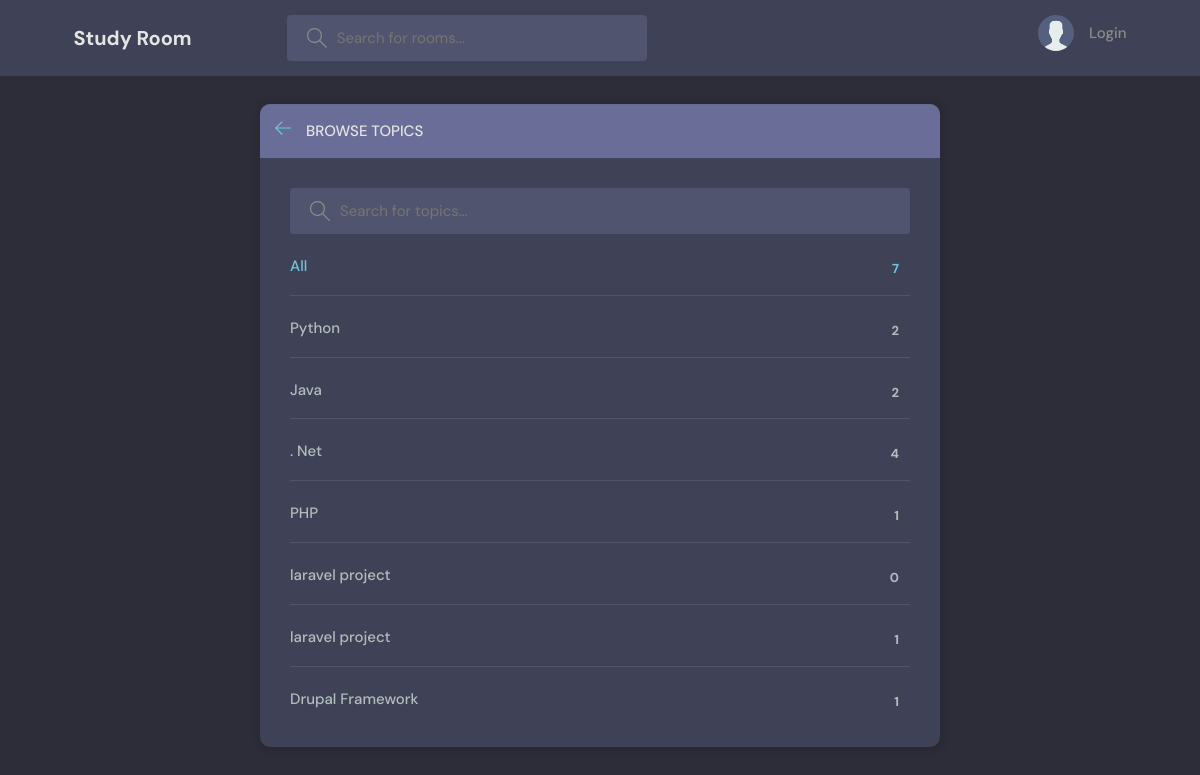
Page /topics/ on the committed database.
### base/models.py (models this page shows, shortened)
class Topic(models.Model):
    name = models.CharField(max_length=255)

### base/views.py (the view)
# urls.py: path('topics/', topicsPage, name='topics'),
def topicsPage(request):
    q = request.GET.get('search') if request.GET.get('search') != None else ''
    topics = Topic.objects.filter(
        Q(name__icontains=q)
    )
    data = {
        'topics': topics
    }
    return render(request, 'base/topics.html', data)

### base/templates/base/topics.html (shortened to what this page needs)
{% extends 'main.html' %} {% block content %}
<main class="create-room layout">
    <div class="container">
        <div class="layout__box">
            <div class="layout__boxHeader">
                <div class="layout__boxTitle">
                    <a href="{% url 'home' %}">
                        <svg
                            version="1.1"
                            xmlns="http://www.w3.org/2000/svg"
                            width="32"
                            height="32"
                            viewBox="0 0 32 32"
                        >
                            <title>Arrow-left</title>
                            <path
                                d="M13.723 2.286l-13.723 13.714 13.719 13.714 1.616-1.611-10.96-10.96h27.625v-2.286h-27.625l10.965-10.965-1.616-1.607z"
                            ></path>
                        </svg>
                    </a>
                    <h3>Browse Topics</h3>
                </div>
            </div>
            <div class="topics-page layout__body">
                <form action="" method="" class="header__search">
                    <label>
                        <input name="search" placeholder="Search for topics..." />
                    </label>
                </form>
                <ul class="topics__list">
                    <li>
                        <a href="{% url 'topics' %}" class="active">All <span>{{topics.count}}</span></a>
                    </li>
                    {% for topic in topics %}
                    <li>
                        <a href="{% url 'home' %}?search={{topic.name}}"
                            >{{topic.name}} <span>{{topic.room_set.all.count}}</span></a
                        >
                    </li>
                    {% endfor %}
                </ul>
            </div>
        </div>
    </div>
</main>
{% endblock content %}

### static/styles/style.css (style rules this page uses)
:root { --color-main: #71c6dd; --color-main-light: #e1f6fb; --color-dark: #3f4156; --color-dark-medium: #51546e; --color-dark-light: #696d97; --color-light: #e5e5e5; --color-gray: #8b8b8b; --color-light-gray: #b2bdbd; --color-bg: #2d2d39; --color-success: #5dd693; --color-error: #fc4b0b; }
* { font-family: "DM Sans", -apple-system, BlinkMacSystemFont, "Segoe UI", Roboto, Oxygen, Ubuntu, Cantarell, "Open Sans", "Helvetica Neue", sans-serif; margin: 0; padding: 0; box-sizing: border-box; text-rendering: optimizeLegibility; font-size: inherit; }
html { font-size: 56.25%; }
@media only screen and (min-width: 1200px) { html { font-size: 62.5%; } }
body { line-height: 1.6; font-weight: 400; font-size: 1.5rem; color: var(--color-light-gray); background-color: var(--color-bg); min-height: 100vh; }
a { display: inline-block; color: var(--color-main); text-decoration: none; }
.container { max-width: 120rem; width: 90%; margin: auto; }
.header__search > label { background-color: var(--color-dark-medium); padding: 1.3rem 1rem; display: flex; align-items: center; gap: 1rem; border-radius: 4px; }
.header__search svg { fill: var(--color-gray); width: 2rem; height: 2rem; margin-left: 1rem; }
.header__search input { width: 30rem; background: transparent; border: none; outline: none; color: var(--color-light); }
.layout { margin-top: 2.4rem; }
.layout > .container { display: flex; justify-content: space-between; align-items: flex-start; }
.layout__box { width: 90%; max-width: 48rem; min-height: 40rem; position: absolute; top: 50%; left: 50%; transform: translate(-50%, -46%); background-color: var(--color-dark); border-radius: 1rem; box-shadow: 1px 1px 6px 3px rgba(0, 0, 0, 0.1); overflow: hidden; }
.layout__boxHeader { display: flex; padding: 1.5rem; background-color: var(--color-dark-light); }
.layout__boxTitle { display: flex; gap: 1.5rem; align-items: center; }
.layout__boxTitle h3 { text-transform: uppercase; font-weight: 500; color: var(--color-light); }
.layout__boxTitle svg { width: 1.6rem; height: 1.6rem; fill: var(--color-main); }
.layout__body { margin: 3rem; }
.topics__list { list-style: none; }
.topics__list li a { display: flex; justify-content: space-between; margin-bottom: 3rem; font-weight: 500; color: var(--color-light-gray); transition: all 0.3s ease-in-out; }
.topics__list li a.active, .topics__list li a:hover { color: var(--color-main); }
.topics__list li a span { padding: 0.5rem 1rem; background-color: var(--color-dark); border-radius: 3px; font-size: 1.3rem; font-weight: 700; letter-spacing: 1px; }
.topics-page .topics__list li:not(:last-child) a { margin: 2rem 0; padding-bottom: 1rem; text-decoration: none; border-bottom: 1px solid var(--color-dark-medium); }
.topics-page .header__search { display: block; }
.create-room.layout .layout__box { max-width: 68rem; }

### rows in the picture
Topic: name "Python", room_set.all.count "2"
Topic: name "Java", room_set.all.count "2"
Topic: name ". Net", room_set.all.count "4"
Topic: name "PHP", room_set.all.count "1"
Topic: name "laravel project", room_set.all.count "0"
Topic: name "laravel project", room_set.all.count "1"
Topic: name "Drupal Framework", room_set.all.count "1"

### other values in the picture
{{ topics.count }} "7"
